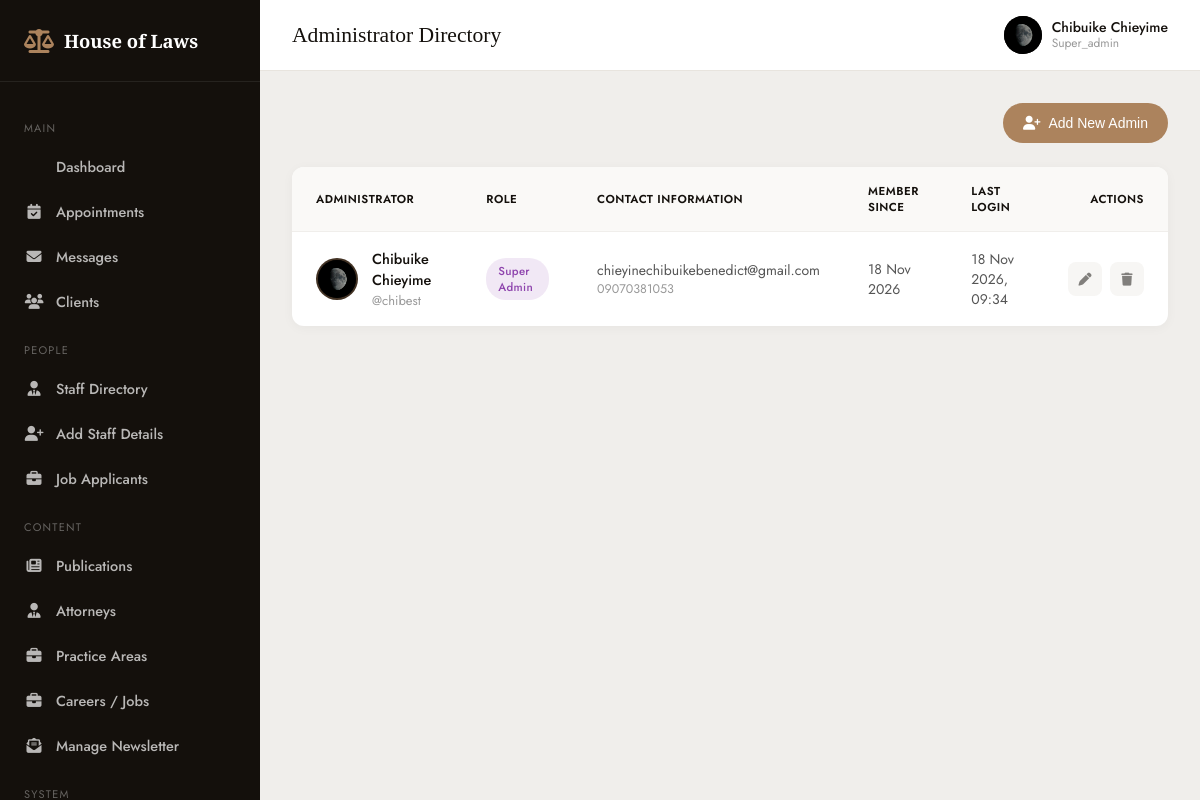
The app's page /admin/directory (signed in) with its own data.
### app.py (models this page shows, shortened)
class AdminLaw(db.Model):
    __tablename__ = "adminlaws"
    id = db.Column(db.Integer, primary_key=True)
    first_name = db.Column(db.String(100), nullable=False)
    last_name = db.Column(db.String(100), nullable=False)
    email = db.Column(db.String(150), unique=True, nullable=False)
    phone = db.Column(db.String(30), nullable=False)
    username = db.Column(db.String(80), unique=True, nullable=False)
    role = db.Column(db.String(50), nullable=False)
    details = db.Column(db.Text, nullable=False)
    password_hash = db.Column(db.String(255), nullable=False)
    profile_picture = db.Column(db.String(255), nullable=False)
    created_at = db.Column(db.DateTime, default=datetime.utcnow)
    last_login = db.Column(db.DateTime, nullable=True)
    is_active = db.Column(db.Boolean, default=True)

### app.py (the view)
@app.route("/admin/directory")
@admin_required
def admin_list():
    admin = AdminLaw.query.get(session["admin_id"])
    admins = AdminLaw.query.order_by(AdminLaw.created_at.desc()).all()
    total_admins = AdminLaw.query.count()
    return render_template(
        "admin_directory.html",
        admin=admin,
        admins=admins,
        total_admins=total_admins,
        admin_name=session.get("admin_name"),
        admin_role=session.get("admin_role"),
        admin_photo=session.get("admin_photo"),
    )

### app.py (called while the page is built)
def admin_required(f):
    @wraps(f)
    def decorated(*args, **kwargs):
        if not session.get("admin_id"):
            flash("Please log in to continue.", "error")
            return redirect(url_for("admin_login"))
        return f(*args, **kwargs)
    return decorated

### templates/admin_directory.html (shortened to what this page needs)
<!DOCTYPE html>
<html lang="en">
<head>
  <link rel="stylesheet" href="https://cdnjs.cloudflare.com/ajax/libs/font-awesome/6.5.1/css/all.min.css">
</head>
<body>
  <div class="dashboard">
    <aside class="sidebar" id="sidebar">
      <div class="sidebar-logo">
        <i class="fa-solid fa-scale-balanced"></i>
        <span>House of Laws</span>
      </div>
      <nav class="sidebar-nav">
        <div class="section-label">Main</div>
        <a href="/p3v9m6k-w2x5-secure-panel-f8q1"> Dashboard</a>
        <a href="{{ url_for('admin_appointments') }}"><i class="fa-solid fa-calendar-check"></i> Appointments</a>
        <a href="#"><i class="fa-solid fa-envelope"></i> Messages</a>
        <a href="#"><i class="fa-solid fa-users"></i> Clients</a>
        <div class="section-label">People</div>
        <a href="#"><i class="fa-solid fa-user-tie"></i> Staff Directory</a>
        <a href="#"><i class="fa-solid fa-user-plus"></i> Add Staff Details</a>
        <a href="#"><i class="fa-solid fa-briefcase"></i> Job Applicants</a>
        <div class="section-label">Content</div>
        <a href="#"><i class="fa-solid fa-newspaper"></i> Publications</a>
        <a href="#"><i class="fa-solid fa-user-tie"></i> Attorneys</a>
        <a href="#"><i class="fa-solid fa-briefcase"></i> Practice Areas</a>
        <a href="#"><i class="fa-solid fa-briefcase"></i> Careers / Jobs</a>
        <a href="{{ url_for('admin_newsletter') }}"><i class="fa-solid fa-envelope-open-text"></i> Manage Newsletter</a>
        <div class="section-label">System</div>
      </nav>
    </aside>
    <div class="main">
      <header class="topbar">
        <div style="display:flex;align-items:center;gap:14px;">
          <h1>Administrator Directory</h1>
        </div>
        <div class="topbar-right">
          <div class="user">
            <div class="avatar">
              {% if admin and admin.profile_picture %}
                <img src="{{ url_for('static', filename=admin.profile_picture) }}" alt="{{ admin.first_name }}">
              {% else %}
                {{ (admin.first_name[0] ~ admin.last_name[0]) if admin else 'AD' }}
              {% endif %}
            </div>
            <div class="user-meta">
              <span>{{ admin_name or (admin.first_name ~ ' ' ~ admin.last_name if admin else 'Admin') }}</span>
              <small>{{ admin_role or (admin.role if admin else '') }}</small>
            </div>
          </div>
        </div>
      </header>
      <div class="content">
        <div class="page-header-actions">
          <button type="button" class="btn-primary" onclick="openAddAdminModal()">
            <i class="fa-solid fa-user-plus"></i> Add New Admin
          </button>
        </div>
        <div class="table-card">
          <div class="table-responsive">
            <table>
              <thead>
                <tr>
                  <th>Administrator</th>
                  <th>Role</th>
                  <th>Contact Information</th>
                  <th>Member Since</th>
                  <th>Last Login</th>
                  <th style="text-align: right;">Actions</th>
                </tr>
              </thead>
              <tbody>
                {% if admins %}
                  {% for a in admins %}
                  <tr>
                    <td>
                      <div class="admin-user-cell">
                        <div class="admin-avatar">
                          {% if a.profile_picture %}
                            <img src="{{ url_for('static', filename=a.profile_picture) }}" alt="{{ a.first_name }}">
                          {% else %}
                            {{ a.first_name[0] }}{{ a.last_name[0] }}
                          {% endif %}
                        </div>
                        <div class="admin-info">
                          <strong>{{ a.first_name }} {{ a.last_name }}</strong>
                          <span>@{{ a.username }}</span>
                        </div>
                      </div>
                    </td>
                    <td>
                      <span class="badge {{ a.role | lower }}">{{ a.role | replace('_', ' ') }}</span>
                    </td>
                    <td>
                      <div>{{ a.email }}</div>
                      <div style="font-size: 12.5px; color: #999;">{{ a.phone }}</div>
                    </td>
                    <td>{{ a.created_at.strftime('%d %b %Y') if a.created_at else '—' }}</td>
                    <td>{{ a.last_login.strftime('%d %b %Y, %H:%M') if a.last_login else 'Never' }}</td>
                    <td style="text-align: right;">
                      <div class="actions-cell" style="justify-content: flex-end;">
                        <button type="button" class="action-icon-btn" title="Edit Admin" onclick="location.href='{{ url_for('edit_admin', admin_id=a.id) if edit_url_exists else '#' }}'">
                          <i class="fa-solid fa-pen"></i>
                        </button>
                        <button type="button" class="action-icon-btn delete" title="Remove Admin" onclick="if(confirm('Are you sure you want to remove this admin?')) { location.href='{{ url_for('delete_admin', admin_id=a.id) if delete_url_exists else '#' }}'; }">
                          <i class="fa-solid fa-trash"></i>
                        </button>
                      </div>
                    </td>
                  </tr>
                  {% endfor %}
                {% endif %}
              </tbody>
            </table>
          </div>
        </div>
      </div>
    </div>
  </div>
</body>
</html>

### templates/admin_directory.html (style rules this page uses)
*, *::before, *::after { box-sizing: border-box; margin: 0; padding: 0; }
body { font-family: "Jost", sans-serif; font-size: 15px; color: #817f7c; background: #f0eeeb; min-height: 100vh; -webkit-font-smoothing: antialiased; }
h1, h2, h3, h4 { font-family: 'Playfair Display', serif; color: #14100c; font-weight: 500; }
a { text-decoration: none; color: inherit; transition: 0.25s; }
.dashboard { display: grid; grid-template-columns: 260px 1fr; min-height: 100vh; }
.sidebar { background: #14100c; color: #fff; padding: 28px 0; display: flex; flex-direction: column; position: sticky; top: 0; height: 100vh; overflow-y: auto; }
.sidebar-logo { display: flex; align-items: center; gap: 10px; padding: 0 24px 28px; border-bottom: 1px solid rgba(255,255,255,0.08); margin-bottom: 20px; }
.sidebar-logo i { font-size: 24px; color: #ac835d; }
.sidebar-logo span { font-family: 'Playfair Display', serif; font-size: 1.15rem; font-weight: 600; }
.sidebar-nav a { display: flex; align-items: center; gap: 12px; padding: 12px 24px; color: rgba(255,255,255,0.7); font-size: 14.5px; font-weight: 500; }
.sidebar-nav a i { width: 20px; text-align: center; font-size: 15px; }
.sidebar-nav .section-label { padding: 18px 24px 8px; font-size: 11px; letter-spacing: 1.2px; text-transform: uppercase; color: rgba(255,255,255,0.35); }
.main { display: flex; flex-direction: column; }
.topbar { background: #fff; padding: 16px 32px; display: flex; align-items: center; justify-content: space-between; border-bottom: 1px solid #e8e4de; position: sticky; top: 0; z-index: 50; }
.topbar h1 { font-size: 1.35rem; margin: 0; }
.topbar-right { display: flex; align-items: center; gap: 16px; }
.topbar-right .user { display: flex; align-items: center; gap: 10px; font-size: 14px; color: #14100c; font-weight: 500; }
.topbar-right .avatar { width: 38px; height: 38px; border-radius: 50%; background: #14100c; color: #ac835d; display: flex; align-items: center; justify-content: center; font-family: 'Playfair Display', serif; font-size: 14px; font-weight: 600; overflow: hidden; }
.topbar-right .avatar img { width: 100%; height: 100%; object-fit: cover; }
.topbar-right .user-meta { display: flex; flex-direction: column; line-height: 1.25; }
.topbar-right .user-meta small { font-size: 12px; color: #999; font-weight: 400; text-transform: capitalize; }
.content { padding: 32px; flex: 1; }
.page-header-actions { display: flex; justify-content: flex-end; align-items: center; margin-bottom: 24px; }
.btn-primary { display: inline-flex; align-items: center; gap: 8px; padding: 12px 20px; font-size: 14px; font-weight: 500; color: #fff; background: #ac835d; border-radius: 50px; border: none; cursor: pointer; transition: background 0.2s, transform 0.2s; }
.table-card { background: #fff; border-radius: 12px; box-shadow: 0 2px 12px rgba(20,16,12,0.04); overflow: hidden; }
.table-responsive { width: 100%; overflow-x: auto; }
table { width: 100%; border-collapse: collapse; text-align: left; font-size: 14px; }
th { background: #faf9f7; padding: 16px 24px; font-weight: 600; color: #14100c; border-bottom: 1px solid #f0eeeb; text-transform: uppercase; font-size: 11.5px; letter-spacing: 0.5px; }
td { padding: 16px 24px; border-bottom: 1px solid #f0eeeb; color: #555; vertical-align: middle; }
tr:last-child td { border-bottom: none; }
.admin-user-cell { display: flex; align-items: center; gap: 14px; }
.admin-avatar { width: 42px; height: 42px; border-radius: 50%; background: #14100c; color: #ac835d; display: flex; align-items: center; justify-content: center; font-family: 'Playfair Display', serif; font-size: 15px; font-weight: 600; overflow: hidden; flex-shrink: 0; border: 2px solid rgba(172,131,93,0.3); }
.admin-avatar img { width: 100%; height: 100%; object-fit: cover; }
.admin-info strong { display: block; color: #14100c; font-size: 14.5px; font-weight: 500; }
.admin-info span { font-size: 13px; color: #999; }
.badge { font-size: 11.5px; font-weight: 500; letter-spacing: 0.3px; padding: 5px 12px; border-radius: 20px; display: inline-block; text-transform: capitalize; }
.badge.super_admin { background: rgba(142,68,173,0.12); color: #8e44ad; }
.actions-cell { display: flex; gap: 8px; }
.action-icon-btn { width: 34px; height: 34px; border-radius: 8px; background: #f7f6f4; color: #817f7c; display: flex; align-items: center; justify-content: center; font-size: 13px; border: none; cursor: pointer; transition: all 0.2s; }

### records on screen
AdminLaw: profile_picture (picture), role "Super_admin", first_name "Chibuike", last_name "Chieyime", username "chibest", role "Super Admin", email "chieyinechibuikebenedict@gmail.com", phone "09070381053", created_at "18 Nov 2026", last_login "18 Nov 2026, 09:34"
